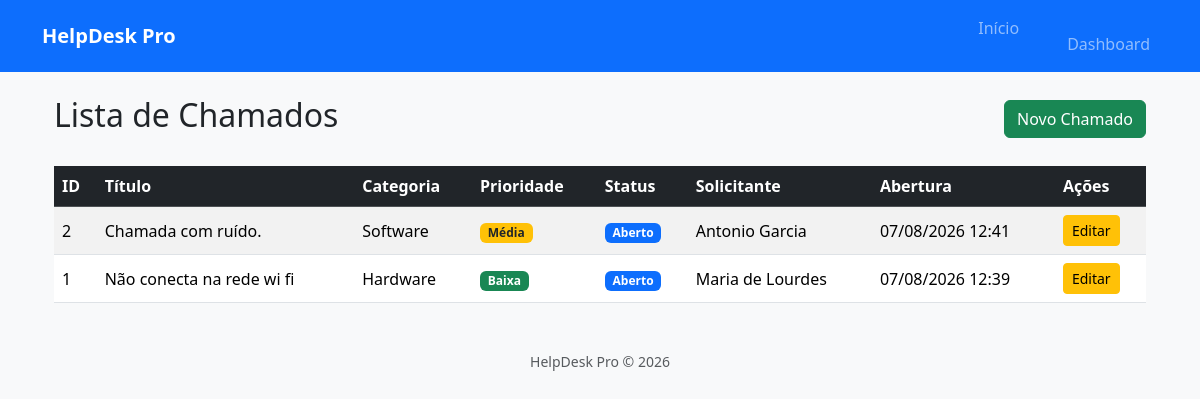
/chamados (signed in), run on the app's committed database.
### models/chamado.py (models this page shows)
class Chamado(db.Model):
    __tablename__ = "chamados"
    id = db.Column(db.Integer, primary_key=True)
    titulo = db.Column(db.String(120), nullable=False)
    descricao = db.Column(db.Text, nullable=False)
    categoria = db.Column(db.String(50), nullable=False)
    prioridade = db.Column(db.String(20), nullable=False)
    status = db.Column(
        db.String(20),
        nullable=False,
        default="Aberto"
    )
    solicitante = db.Column(db.String(100), nullable=False)
    tecnico = db.Column(db.String(100))
    data_abertura = db.Column(
        db.DateTime,
        default=datetime.utcnow
    )
    data_fechamento = db.Column(
        db.DateTime
    )

### routes/chamados.py (the view)
@chamados_bp.route("/chamados")
@login_required
def listar_chamados():
    chamados = Chamado.query.order_by(
        Chamado.data_abertura.desc()
    ).all()
    return render_template(
        "chamados/listar.html",
        chamados=chamados
    )

### app.py (called while the page is built)
@login_manager.user_loader
def load_user(user_id):
    return Usuario.query.get(int(user_id))

### templates/chamados/listar.html (shortened to what this page needs)
{% extends "layout/base.html" %}
{% block conteudo %}
<div class="container mt-4">
    <div class="d-flex justify-content-between align-items-center mb-4">
        <h2>Lista de Chamados</h2>
        <a href="{{ url_for('chamados.novo_chamado') }}"
           class="btn btn-success">
            Novo Chamado
        </a>
    </div>
    {% if chamados %}
    <table class="table table-striped table-hover align-middle">
        <thead class="table-dark">
            <tr>
                <th>ID</th>
                <th>Título</th>
                <th>Categoria</th>
                <th>Prioridade</th>
                <th>Status</th>
                <th>Solicitante</th>
                <th>Abertura</th>
                <th>Ações</th>
            </tr>
        </thead>
        <tbody>
            {% for chamado in chamados %}
            <tr>
                <td>{{ chamado.id }}</td>
                <td>{{ chamado.titulo }}</td>
                <td>{{ chamado.categoria }}</td>
                <td>
                    {% if chamado.prioridade == "Alta" %}
                        <span class="badge bg-danger">{{ chamado.prioridade }}</span>
                    {% elif chamado.prioridade == "Média" %}
                        <span class="badge bg-warning text-dark">{{ chamado.prioridade }}</span>
                    {% else %}
                        <span class="badge bg-success">{{ chamado.prioridade }}</span>
                    {% endif %}
                </td>
                <td>
                    {% if chamado.status == "Aberto" %}
                        <span class="badge bg-primary">{{ chamado.status }}</span>
                    {% else %}
                        <span class="badge bg-secondary">{{ chamado.status }}</span>
                    {% endif %}
                </td>
                <td>{{ chamado.solicitante }}</td>
                <td>{{ chamado.data_abertura.strftime("%d/%m/%Y %H:%M") }}</td>
                <td>
                    <a href="{{ url_for('chamados.editar_chamado', id=chamado.id) }}"
                       class="btn btn-warning btn-sm">
                        Editar
                    </a>
                </td>
            </tr>
            {% endfor %}
        </tbody>
    </table>
    {% else %}
    <div class="alert alert-info">
        Nenhum chamado cadastrado.
    </div>
    {% endif %}
</div>
{% endblock %}

### templates/layout/base.html (shortened to what this page needs)
<!DOCTYPE html>
<html lang="pt-BR">
<head>
    <link href="https://cdn.jsdelivr.net/npm/bootstrap@5.3.8/dist/css/bootstrap.min.css" rel="stylesheet">
    <link rel="stylesheet"
          href="{{ url_for('static', filename='css/style.css') }}">
</head>
<body class="bg-light">
    <nav class="navbar navbar-expand-lg navbar-dark bg-primary">
        <div class="container">
            <a class="navbar-brand fw-bold"
               href="/">
                HelpDesk Pro
            </a>
            <div
                class="collapse navbar-collapse"
                id="menu">
                <ul class="navbar-nav ms-auto">
                    <li class="nav-item">
                        <a class="nav-link"
                           href="{{ url_for('chamados.home') }}">
                       Início
                       </a>
                    </li>
                    <li class="nav-item">
                        <a class="nav-link"
                           href="{{ url_for('chamados.listar_chamados') }}"
                            Chamados
                        </a>
                    </li>
                    <li class="nav-item">
                        <a class="nav-link"
                           href="/dashboard">
                            Dashboard
                        </a>
                    </li>
                </ul>
            </div>
        </div>
    </nav>
    <div class="container mt-4">
        {% block conteudo %}
        {% endblock %}
    </div>
    <footer class="text-center mt-5 mb-3 text-muted">
        HelpDesk Pro © 2026
    </footer>
</body>
</html>

### static/css/style.css (style rules this page uses)
body { background:#f8f9fa; }
footer { font-size:14px; }

### data on the page
Chamado: id "2", titulo "Chamada com ruído.", categoria "Software", prioridade "Média", status "Aberto", solicitante "Antonio Garcia", data_abertura "07/08/2026 12:41"
Chamado: id "1", titulo "Não conecta na rede wi fi", categoria "Hardware", prioridade "Baixa", status "Aberto", solicitante "Maria de Lourdes", data_abertura "07/08/2026 12:39"
